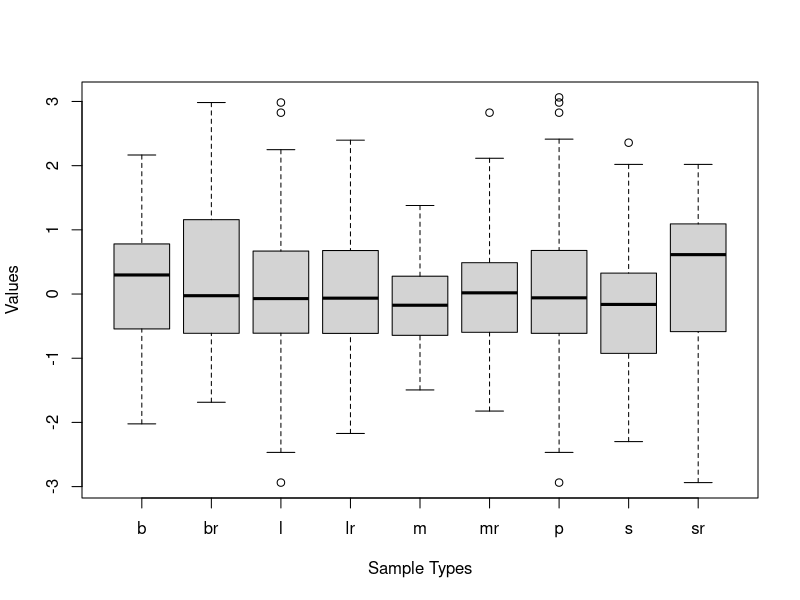
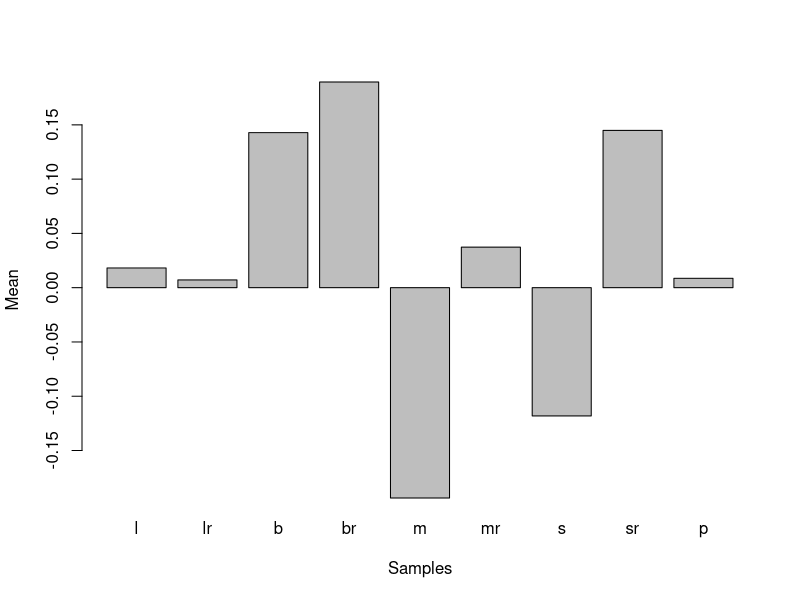
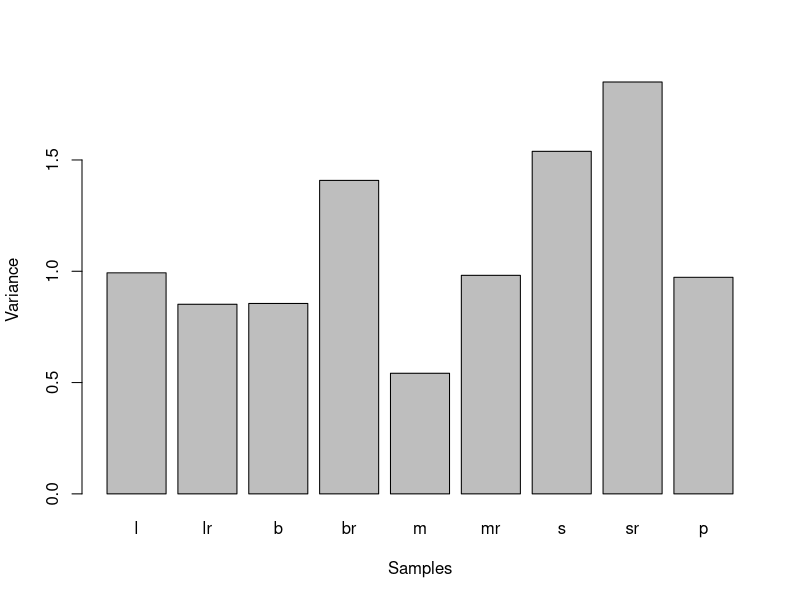

R code for these plots, in order:
# -----------------------------------------------------
# generating new normal population
# -----------------------------------------------------
population <- rnorm(500)

large_sample <- sample(population, 200, replace = FALSE)
large_sample_replace <- sample(population, 200, replace = TRUE)

big_sample <- sample(population, 60, replace = FALSE)
big_sample_replace <- sample(population, 60, replace = TRUE)

medium_sample <- sample(population, 30, replace = FALSE)
medium_sample_replace <- sample(population, 30, replace = TRUE)

small_sample <- sample(population, 20, replace = FALSE)
small_sample_replace <- sample(population, 20, replace = TRUE)

# -----------------------------------------------------
# calculating Dispersion and Central Tendency measures
# -----------------------------------------------------
large_sample_mean <- mean(large_sample)
large_sample_replace_mean <- mean(large_sample_replace)

big_sample_mean <- mean(big_sample)
big_sample_replace_mean <- mean(big_sample_replace)

medium_sample_mean <- mean(medium_sample)
medium_sample_replace_mean <- mean(medium_sample_replace)

small_sample_mean <- mean(small_sample)
small_sample_replace_mean <- mean(small_sample_replace)

population_mean <- mean(population)

large_sample_median <- median(large_sample)
large_sample_replace_median <- median(large_sample_replace)

big_sample_median <- median(big_sample)
big_sample_replace_median <- median(big_sample_replace)

medium_sample_median <- median(medium_sample)
medium_sample_replace_median <- median(medium_sample_replace)

small_sample_median <- median(small_sample)
small_sample_replace_median <- median(small_sample_replace)

population_median <- median(population)


large_sample_var <- var(large_sample)
large_sample_replace_var <- var(large_sample_replace)

big_sample_var <- var(big_sample)
big_sample_replace_var <- var(big_sample_replace)

medium_sample_var <- var(medium_sample)
medium_sample_replace_var <- var(medium_sample_replace)

small_sample_var <- var(small_sample)
small_sample_replace_var <- var(small_sample_replace)

population_var <- var(population)

large_sample_sd <- sd(large_sample)
large_sample_replace_sd <- sd(large_sample_replace)

big_sample_sd <- sd(big_sample)
big_sample_replace_sd <- sd(big_sample_replace)

medium_sample_sd <- sd(medium_sample)
medium_sample_replace_sd <- sd(medium_sample_replace)

small_sample_sd <- sd(small_sample)
small_sample_replace_sd <- sd(small_sample_replace)

population_sd <- sd(population)

# -----------------------------------------------------
# show differences in measures betwenn pop. and samples
# -----------------------------------------------------
get_diff <- function(word, sample_val, population_val) {
    dif <- abs(population_val - sample_val)
    output <- paste("The",
                    word,
                    "differs from the population in",
                    format(dif, digits = 3)
    )
    print(output)
}

print("For large sample (n = 200) without replacement")
get_diff("mean", large_sample_mean, population_mean)
get_diff("median", large_sample_median, population_median)
get_diff("variance", large_sample_var, population_var)
get_diff("standard deviation", large_sample_sd, population_sd)

print("")
print("For large sample (n = 200) with replacement")
get_diff("mean", large_sample_replace_mean, population_mean)
get_diff("median", large_sample_replace_median, population_median)
get_diff("variance", large_sample_replace_var, population_var)
get_diff("standard deviation", large_sample_replace_sd, population_sd)

print("")
print("For big sample (n = 60) without replacement")
get_diff("mean", big_sample_mean, population_mean)
get_diff("median", big_sample_median, population_median)
get_diff("variance", big_sample_var, population_var)
get_diff("standard deviation", big_sample_sd, population_sd)

print("")
print("For big sample (n = 60) with replacement")
get_diff("mean", big_sample_replace_mean, population_mean)
get_diff("median", big_sample_replace_median, population_median)
get_diff("variance", big_sample_replace_var, population_var)
get_diff("standard deviation", big_sample_replace_sd, population_sd)

print("")
print("For medium sample (n = 30) without replacement")
get_diff("mean", medium_sample_mean, population_mean)
get_diff("median", medium_sample_median, population_median)
get_diff("variance", medium_sample_var, population_var)
get_diff("standard deviation", medium_sample_sd, population_sd)

print("")
print("For medium sample (n = 30) with replacement")
get_diff("mean", medium_sample_replace_mean, population_mean)
get_diff("median", medium_sample_replace_median, population_median)
get_diff("variance", medium_sample_replace_var, population_var)
get_diff("standard deviation", medium_sample_replace_sd, population_sd)

print("")
print("For small sample (n = 20) without replacement")
get_diff("mean", small_sample_mean, population_mean)
get_diff("median", small_sample_median, population_median)
get_diff("variance", small_sample_var, population_var)
get_diff("standard deviation", small_sample_sd, population_sd)

print("")
print("For small sample (n = 20) with replacement")
get_diff("mean", small_sample_replace_mean, population_mean)
get_diff("median", small_sample_replace_median, population_median)
get_diff("variance", small_sample_replace_var, population_var)
get_diff("standard deviation", small_sample_replace_sd, population_sd)

# -----------------------------------------------------
# box plot samples
# -----------------------------------------------------
values <- c(large_sample, large_sample_replace,
            big_sample, big_sample_replace,
            population,
            medium_sample, medium_sample_replace,
            small_sample, small_sample_replace)
sample_type <- c()
for (i in seq_len(length(large_sample))) {
    sample_type  <- append(sample_type, "l")
}
for (i in seq_len(length(large_sample_replace))) {
    sample_type  <- append(sample_type, "lr")
}
for (i in seq_len(length(big_sample))) {
    sample_type  <- append(sample_type, "b")
}
for (i in seq_len(length(big_sample_replace))) {
    sample_type  <- append(sample_type, "br")
}
for (i in seq_len(length(population))) {
    sample_type  <- append(sample_type, "p")
}
for (i in seq_len(length(medium_sample))) {
    sample_type  <- append(sample_type, "m")
}
for (i in seq_len(length(medium_sample_replace))) {
    sample_type  <- append(sample_type, "mr")
}
for (i in seq_len(length(small_sample))) {
    sample_type  <- append(sample_type, "s")
}
for (i in seq_len(length(small_sample_replace))) {
    sample_type  <- append(sample_type, "sr")
}

boxplot(values~sample_type,
        data = data.frame(values, sample_type),
        xlab = "Sample Types",
        ylab = "Values"
)

# -----------------------------------------------------
# bar plot mean
# -----------------------------------------------------
names = c("l", "lr", "b", "br", "m", "mr", "s", "sr", "p")
barplot(c(large_sample_mean,
          large_sample_replace_mean,
          big_sample_mean,
          big_sample_replace_mean,
          medium_sample_mean,
          medium_sample_replace_mean,
          small_sample_mean,
          small_sample_replace_mean,
          population_mean),
        names.arg = names,
        xlab = "Samples",
        ylab = "Mean"
)
# -----------------------------------------------------
# bar plot variance
# -----------------------------------------------------
barplot(c(large_sample_var,
          large_sample_replace_var,
          big_sample_var,
          big_sample_replace_var,
          medium_sample_var,
          medium_sample_replace_var,
          small_sample_var,
          small_sample_replace_var,
          population_var),
        names.arg = names,
        xlab = "Samples",
        ylab = "Variance"
)
# -----------------------------------------------------
# define confidence intervals functions
# -----------------------------------------------------
# Verbose output of the mean analysis
print_mean  <- function(interval, population_mean, alpha) {
    res  <- paste(
                  "With confidence level", 1 - alpha,
                  "population mean is in between (",
                  format(interval[1], digits = 3), ",",
                  format(interval[2], digits = 3), ")",
                  "which is",
                  interval[1] < population_mean | interval[2] > population_mean
    )
    print(res)
}

# Verbose output of the variance analysis
print_var  <-  function(interval, population_var, alpha) {
    res  <- paste(
                  "With confidence level", 1 - alpha,
                  "population variance is in between (",
                  format(interval[1], digits = 3), ",",
                  format(interval[2], digits = 3), ")",
                  "which is",
                  interval[1] < population_var | interval[2] > population_var
    )
    print(res)

}

get_mean_conf_interval  <-  function(data, population_mean, alpha = 0.05) {
    x <- mean(data)
    s <- sd(data)
    error <- qnorm(1 - alpha / 2) * s / sqrt(length(data))

    interval <- c(x - error, x  + error)
    print_mean(interval, population_mean, alpha)
}

get_variance_conf_interval  <- function(data, population_var, alpha = 0.05) {
    s2 <- var(data)
    n <- length(data)
    error_left  <- qchisq(1 - alpha / 2, df = n - 1)
    error_right  <- qchisq(alpha / 2, df = n - 1)
    num  <-  (n - 1) * s2

    interval <- c(num / error_left, num / error_right)
    print_var(interval, population_var, alpha)
}

get_small_mean_conf_interval  <-
    function(data, population_mean, alpha = 0.05) {
        x <- mean(data)
        s <- sd(data)
        n <- length(data)
        error <- qt(1 - alpha / 2, n - 1) * s / sqrt(n)

        interval <- c(x - error, x  + error)
        print_mean(interval, population_mean, alpha)
    }

# -----------------------------------------------------
# show samples mean confidence interval
# -----------------------------------------------------
alpha  <- 0.05
print("Large sample (n = 200) without replacement")
get_mean_conf_interval(large_sample, population_mean, alpha)
print("Large sample (n = 200) with replacement")
get_mean_conf_interval(large_sample_replace, population_mean, alpha)

print("")
print("Big sample (n = 60) without replacement")
get_mean_conf_interval(big_sample, population_mean, alpha)
print("Big sample (n = 60) with replacement")
get_mean_conf_interval(big_sample_replace, population_mean, alpha)

print("")
print("Medium sample (n = 30) without replacement")
get_small_mean_conf_interval(medium_sample, population_mean, alpha)
print("Medium sample (n = 30) with replacement")
get_small_mean_conf_interval(medium_sample_replace, population_mean, alpha)

print("")
print("Small sample (n = 20) without replacement")
get_small_mean_conf_interval(small_sample, population_mean, alpha)
print("Small sample (n = 20) with replacement")
get_small_mean_conf_interval(small_sample_replace, population_mean, alpha)

# -----------------------------------------------------
# show samples variance confidence interval
# -----------------------------------------------------
print("Large sample (n = 200) without replacement")
get_variance_conf_interval(large_sample, population_mean, alpha)
print("Large sample (n = 200) with replacement")
get_variance_conf_interval(large_sample_replace, population_mean, alpha)

print("")
print("Big sample (n = 60) without replacement")
get_variance_conf_interval(big_sample, population_mean, alpha)
print("Big sample (n = 60) with replacement")
get_variance_conf_interval(big_sample_replace, population_mean, alpha)

print("")
print("Medium sample (n = 30) without replacement")
get_variance_conf_interval(medium_sample, population_mean, alpha)
print("Medium sample (n = 30) with replacement")
get_variance_conf_interval(medium_sample_replace, population_mean, alpha)

print("")
print("Small sample (n = 20) without replacement")
get_variance_conf_interval(small_sample, population_mean, alpha)
print("Small sample (n = 20) with replacement")
get_variance_conf_interval(small_sample_replace, population_mean, alpha)


